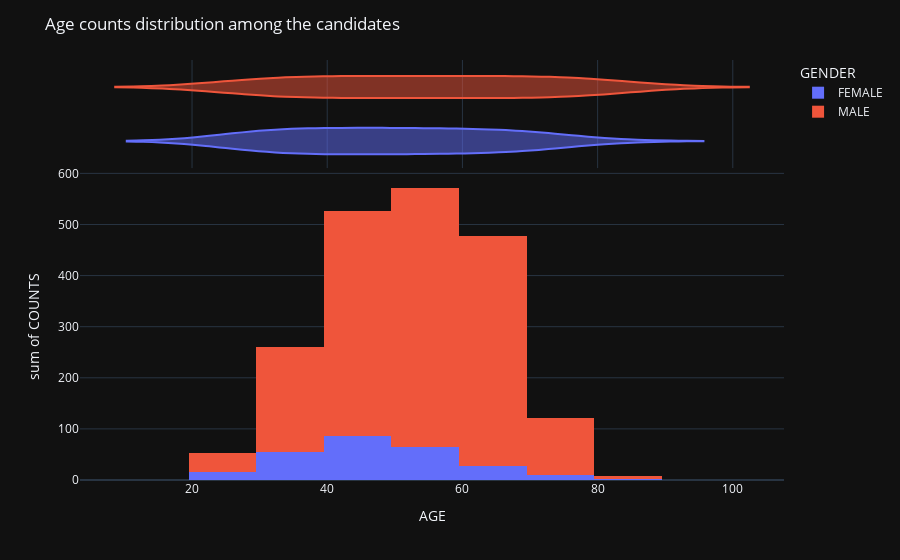

Write notebook code for a chart like this one.
### Markdown cell above
Relationship between Age & Gender

### Code cell
age_cnt = candidate_personal_df.groupby(['AGE','GENDER'])['NAME'].count().reset_index(name ='COUNTS')

fig = px.histogram(age_cnt,x='AGE',y='COUNTS',color='GENDER',marginal ='violin')

fig.update_layout(title_text ='Age counts distribution among the candidates',template ='plotly_dark')
fig.show()

### Figure 1 — Plotly figure (JSON) as saved in the notebook; plotly's stock layout.template omitted (floating-point values rounded to 4 significant figures)
{"data": [{"alignmentgroup": "True", "bingroup": "x", "histfunc": "sum", "hovertemplate": "GENDER=FEMALE<br>AGE=%{x}<br>sum of COUNTS=%{y}<extra></extra>", "legendgroup": "FEMALE", "marker": {"color": "#636efa", "pattern": {"shape": ""}}, "name": "FEMALE", "offsetgroup": "FEMALE", "orientation": "v", "showlegend": true, "type": "histogram", "x": [25.0, 26.0, 27.0, 28.0, 29.0, 30.0, 31.0, 32.0, 33.0, 34.0, 35.0, 36.0, 37.0, 38.0, 39.0, 40.0, 41.0, 42.0, 43.0, 44.0, 45.0, 46.0, 47.0, 48.0, 49.0, 50.0, 51.0, 52.0, 53.0, 54.0, 55.0, 56.0, 57.0, 58.0, 59.0, 60.0, 61.0, 62.0, 64.0, 65.0, 66.0, 67.0, 68.0, 69.0, 70.0, 71.0, 72.0, 73.0, 74.0, 81.0], "xaxis": "x", "y": [5, 4, 2, 3, 2, 5, 4, 5, 7, 3, 3, 5, 8, 8, 6, 6, 8, 9, 9, 8, 10, 7, 11, 12, 6, 9, 5, 9, 5, 6, 6, 8, 8, 5, 3, 3, 7, 3, 1, 4, 1, 1, 3, 5, 3, 2, 1, 1, 2, 1], "yaxis": "y"}, {"alignmentgroup": "True", "hovertemplate": "GENDER=FEMALE<br>AGE=%{x}<extra></extra>", "legendgroup": "FEMALE", "marker": {"color": "#636efa"}, "name": "FEMALE", "offsetgroup": "FEMALE", "scalegroup": "x", "showlegend": false, "type": "violin", "x": [25.0, 26.0, 27.0, 28.0, 29.0, 30.0, 31.0, 32.0, 33.0, 34.0, 35.0, 36.0, 37.0, 38.0, 39.0, 40.0, 41.0, 42.0, 43.0, 44.0, 45.0, 46.0, 47.0, 48.0, 49.0, 50.0, 51.0, 52.0, 53.0, 54.0, 55.0, 56.0, 57.0, 58.0, 59.0, 60.0, 61.0, 62.0, 64.0, 65.0, 66.0, 67.0, 68.0, 69.0, 70.0, 71.0, 72.0, 73.0, 74.0, 81.0], "xaxis": "x2", "yaxis": "y2"}, {"alignmentgroup": "True", "bingroup": "x", "histfunc": "sum", "hovertemplate": "GENDER=MALE<br>AGE=%{x}<br>sum of COUNTS=%{y}<extra></extra>", "legendgroup": "MALE", "marker": {"color": "#EF553B", "pattern": {"shape": ""}}, "name": "MALE", "offsetgroup": "MALE", "orientation": "v", "showlegend": true, "type": "histogram", "x": [25.0, 26.0, 27.0, 28.0, 29.0, 30.0, 31.0, 32.0, 33.0, 34.0, 35.0, 36.0, 37.0, 38.0, 39.0, 40.0, 41.0, 42.0, 43.0, 44.0, 45.0, 46.0, 47.0, 48.0, 49.0, 50.0, 51.0, 52.0, 53.0, 54.0, 55.0, 56.0, 57.0, 58.0, 59.0, 60.0, 61.0, 62.0, 63.0, 64.0, 65.0, 66.0, 67.0, 68.0, 69.0, 70.0, 71.0, 72.0, 73.0, 74.0, 75.0, 76.0, 77.0, 78.0, 79.0, 80.0, 81.0, 82.0, 83.0, 86.0], "xaxis": "x", "y": [1, 6, 8, 11, 11, 10, 16, 18, 22, 14, 17, 27, 27, 29, 26, 30, 34, 46, 50, 52, 34, 55, 40, 50, 50, 46, 48, 57, 43, 49, 61, 49, 40, 58, 57, 49, 54, 49, 44, 56, 47, 39, 43, 45, 23, 22, 20, 14, 12, 9, 7, 6, 8, 10, 4, 1, 1, 2, 1, 2], "yaxis": "y"}, {"alignmentgroup": "True", "hovertemplate": "GENDER=MALE<br>AGE=%{x}<extra></extra>", "legendgroup": "MALE", "marker": {"color": "#EF553B"}, "name": "MALE", "offsetgroup": "MALE", "scalegroup": "x", "showlegend": false, "type": "violin", "x": [25.0, 26.0, 27.0, 28.0, 29.0, 30.0, 31.0, 32.0, 33.0, 34.0, 35.0, 36.0, 37.0, 38.0, 39.0, 40.0, 41.0, 42.0, 43.0, 44.0, 45.0, 46.0, 47.0, 48.0, 49.0, 50.0, 51.0, 52.0, 53.0, 54.0, 55.0, 56.0, 57.0, 58.0, 59.0, 60.0, 61.0, 62.0, 63.0, 64.0, 65.0, 66.0, 67.0, 68.0, 69.0, 70.0, 71.0, 72.0, 73.0, 74.0, 75.0, 76.0, 77.0, 78.0, 79.0, 80.0, 81.0, 82.0, 83.0, 86.0], "xaxis": "x2", "yaxis": "y2"}], "layout": {"barmode": "relative", "legend": {"title": {"text": "GENDER"}, "tracegroupgap": 0}, "margin": {"t": 60}, "title": {"text": "Age counts distribution among the candidates"}, "xaxis": {"anchor": "y", "domain": [0.0, 1.0], "title": {"text": "AGE"}}, "xaxis2": {"anchor": "y2", "domain": [0.0, 1.0], "matches": "x", "showgrid": true, "showticklabels": false}, "yaxis": {"anchor": "x", "domain": [0.0, 0.7326], "title": {"text": "sum of COUNTS"}}, "yaxis2": {"anchor": "x2", "domain": [0.7426, 1.0], "matches": "y2", "showgrid": false, "showline": false, "showticklabels": false, "ticks": ""}}}
